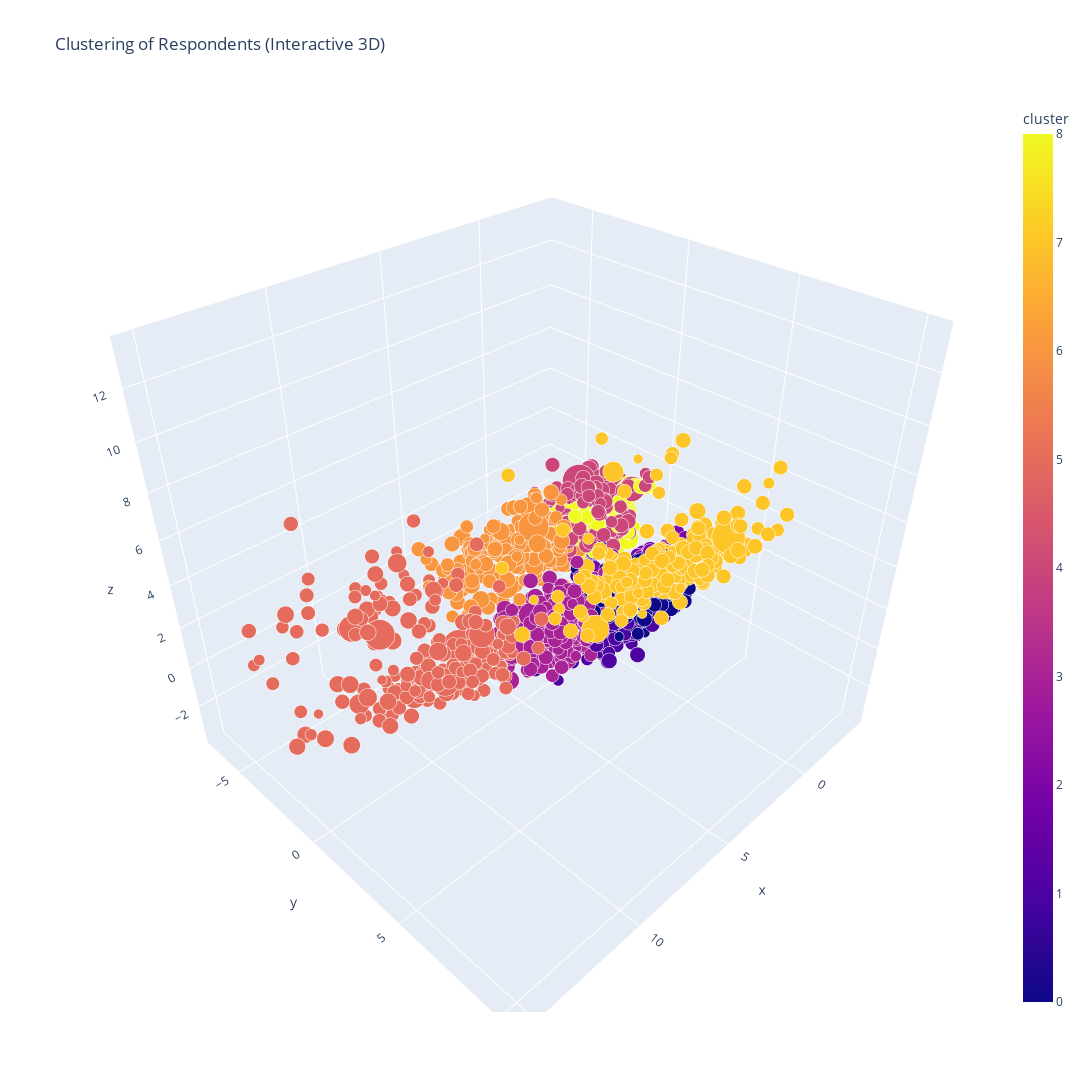

The notebook cell saved with this chart:
### Code cell
import pandas as pd
from sklearn.cluster import KMeans
# from sklearn.preprocessing import MinMaxScaler
from sklearn.preprocessing import StandardScaler
from sklearn.decomposition import PCA
import plotly.express as px

# Assuming 'df' is your DataFrame
# df_usage = df_usage.fillna(0)  # Fill NaN values with 0
#df_usage.fillna()
# df_usage = df_usage.fillna(df_usage.mean())

df_usage.iloc[:, 4:] = df_usage.iloc[:, 4:].fillna(df_usage.iloc[:, 4:].median())

#df_usage.iloc[:, 4:].fillna(df_usage.iloc[:, 4:].mean(), inplace=True)
#df_usage = df_usage.fillna(0)

data = df_usage.iloc[:, 3:]  # Extracting only the columns with answers

# Standardize the data
scaler = StandardScaler()
# scaler = MinMaxScaler()
data_standardized = scaler.fit_transform(data)

# Choose the number of clusters (you may need to adjust this based on your data)
num_clusters = 9

# Apply k-means clustering
kmeans = KMeans(n_clusters=num_clusters, random_state=42, n_init=10)
df_usage['cluster'] = kmeans.fit_predict(data_standardized)

# Visualize the clusters using PCA (for 3D visualization)
pca = PCA(n_components=3)
data_pca = pca.fit_transform(data_standardized)

# Create an interactive 3D scatter plot using Plotly Express
fig = px.scatter_3d(
    df_usage,
    x=data_pca[:, 0],
    y=data_pca[:, 1],
    z=data_pca[:, 2],
    color='cluster',
    labels={'color': 'Cluster'},
    title='Clustering of Respondents (Interactive 3D)',
    width=1200,
    height=1200,
    size_max=35,
    opacity=1,
    size="weight"
)

fig.show()

### Figure 1 — Plotly figure (JSON) as saved in the notebook; plotly's stock layout.template omitted (floating-point values rounded to 4 significant figures; data arrays with more than 128 entries replaced by an {"elided": "..."} marker saying what was removed)
{"data": [{"hovertemplate": "x=%{x}<br>y=%{y}<br>z=%{z}<br>weight=%{marker.size}<br>cluster=%{marker.color}<extra></extra>", "legendgroup": "", "marker": {"color": {"elided": "5000 int values"}, "coloraxis": "coloraxis", "opacity": 1, "size": {"elided": "5000 float values"}, "sizemode": "area", "sizeref": 0.004873, "symbol": "circle"}, "mode": "markers", "name": "", "scene": "scene", "showlegend": false, "type": "scatter3d", "x": {"elided": "5000 float values"}, "y": {"elided": "5000 float values"}, "z": {"elided": "5000 float values"}}], "layout": {"coloraxis": {"colorbar": {"title": {"text": "cluster"}}, "colorscale": [[0, "#0d0887"], [0.1111, "#46039f"], [0.2222, "#7201a8"], [0.3333, "#9c179e"], [0.4444, "#bd3786"], [0.5556, "#d8576b"], [0.6667, "#ed7953"], [0.7778, "#fb9f3a"], [0.8889, "#fdca26"], [1, "#f0f921"]]}, "height": 1200, "legend": {"itemsizing": "constant", "tracegroupgap": 0}, "scene": {"domain": {"x": [0, 1], "y": [0, 1]}, "xaxis": {"title": {"text": "x"}}, "yaxis": {"title": {"text": "y"}}, "zaxis": {"title": {"text": "z"}}}, "title": {"text": "Clustering of Respondents (Interactive 3D)"}, "width": 1200}}
